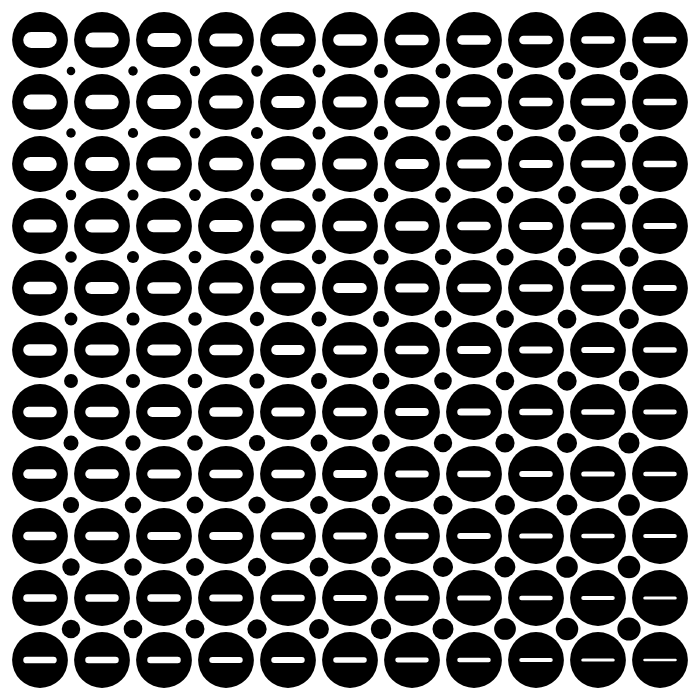
Frame 1 (no input)
Frame 60 (no input): identical to frame 1, image omitted
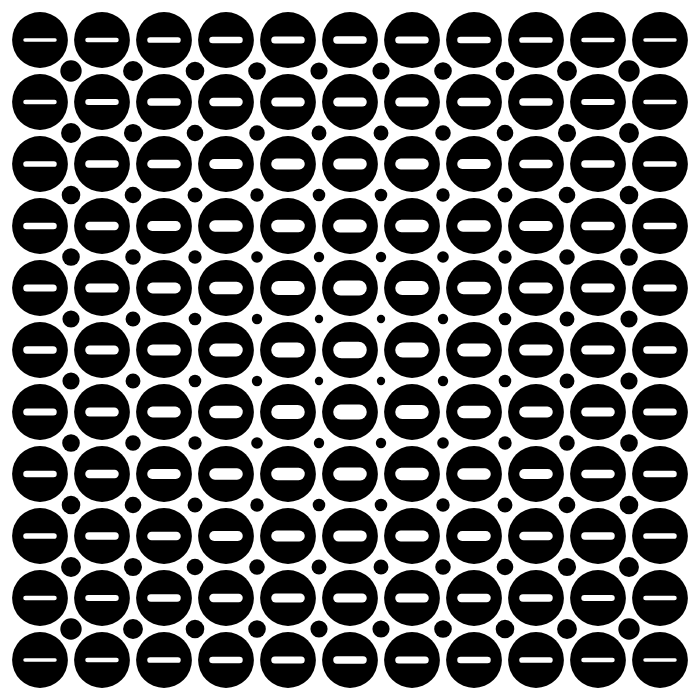
Frame 120 (the mouse pressed at the canvas centre since frame 60)

The p5.js sketch that drew these frames (run headless with seeded random() and noise() and a simulated clock; from frame 60 on, the mouse is pressed at the canvas centre):

// p5.js sketch
// ── sketch.js
function setup() {                    // setup runs once
    createCanvas(700, 700);
    noStroke();
    rectMode(CENTER);
}

function draw() {                     // draw runs every frame (mouse moves update)
    background(255);

    const cols = 11;
    const rows = 11;
    const margin = 40;
    const gridW = width - margin * 2;
    const gridH = height - margin * 2;

    const cell = min(gridW / (cols - 1), gridH / (rows - 1));
    const diskSize = cell * 0.9;

    // mouse is the center for the rectangle scaling
    const cx = mouseX;
    const cy = mouseY;
    const maxDist = max(
      dist(cx, cy, 0, 0),
      dist(cx, cy, width, 0),
      dist(cx, cy, 0, height),
      dist(cx, cy, width, height)
    );

    // draw primary circles + white rounded rectangles (rect size shrinks with distance from mouse)
    for (let iy = 0; iy < rows; iy++) {
        for (let ix = 0; ix < cols; ix++) {
            const x = margin + ix * gridW / (cols - 1);
            const y = margin + iy * gridH / (rows - 1);

            fill(0);
            ellipse(x, y, diskSize);

            const slotW = diskSize * 0.6;
            const t = constrain(dist(x, y, cx, cy) / maxDist, 0, 1); // 0 near mouse, 1 far
            const slotH = lerp(diskSize * 0.30, diskSize * 0.03, t);
            const corner = slotH * 0.6;

            fill(255);
            rect(x, y, slotW, slotH, corner);
        }
    }

    // draw small circles in the white spaces between primary circles
    // their sizes do the opposite of the rectangles:
    // - near the mouse (rectangles large) => small circles become small
    // - far from the mouse (rectangles small) => small circles become larger
    const stepX = gridW / (cols - 1);
    const stepY = gridH / (rows - 1);
    const smallMax = diskSize * 0.45; // largest small circle
    const smallMin = diskSize * 0.12; // smallest small circle

    fill(0); // small circles are black in the white gaps
    for (let iy = 0; iy < rows - 1; iy++) {
        for (let ix = 0; ix < cols - 1; ix++) {
            const sx = margin + (ix + 0.5) * stepX; // between columns
            const sy = margin + (iy + 0.5) * stepY; // between rows
            const tt = constrain(dist(sx, sy, cx, cy) / maxDist, 0, 1); // same normalised distance
            // opposite mapping: near mouse -> smallMin, far -> smallMax
            const sSize = lerp(smallMin, smallMax, tt);
            ellipse(sx, sy, sSize);
        }
    }
}
